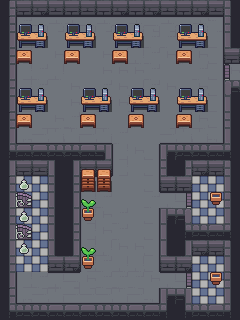

A 2D game scene composited from a Tiled map and its tileset images. What follows is a short description and the map's XML, with every tile layer's data as written:
An orthogonal 15x20 tile map with 16x16 px tiles, 3 tile layers (Below, World, Above) and 13 objects.

<map version="1.2" tiledversion="1.2.2" orientation="orthogonal" renderorder="right-down" width="15" height="20" tilewidth="16" tileheight="16" infinite="0" nextlayerid="9" nextobjectid="29">
 <tileset firstgid="1" source="Dungeon_Tileset.tsx" />
 <layer id="6" name="Below" width="15" height="20">
  <data encoding="csv">
0,0,0,0,0,0,0,0,0,0,0,0,0,0,0,
0,32,182,183,183,182,183,182,183,182,183,182,183,35,0,
0,62,7,64,64,64,64,63,7,7,7,63,7,65,0,
0,62,64,63,63,64,63,7,8,7,63,7,63,65,0,
0,62,7,8,64,64,63,63,63,7,64,64,7,65,0,
0,62,7,64,63,64,7,63,8,7,63,64,63,65,0,
0,62,64,64,63,64,7,63,7,63,64,64,64,65,0,
0,62,64,63,7,63,64,64,7,64,64,7,63,65,0,
0,92,93,94,94,93,94,7,64,64,93,94,94,95,0,
0,62,7,8,7,62,7,62,63,65,7,64,64,7,0,
0,62,7,7,63,62,7,62,64,65,63,7,7,63,0,
0,22,22,34,34,32,34,64,64,65,33,33,22,22,0,
0,22,22,64,64,62,7,64,64,7,33,34,22,22,0,
0,22,22,63,64,62,63,7,64,65,7,63,22,22,0,
0,22,22,64,64,62,63,7,64,65,7,63,63,65,0,
0,22,22,64,7,62,8,63,63,65,64,64,63,64,0,
0,22,22,7,7,62,7,8,8,65,63,64,22,22,0,
0,62,7,33,34,63,7,7,7,63,33,34,22,22,0,
0,92,93,94,93,93,93,94,93,95,64,7,22,22,0,
0,22,8,7,63,22,63,63,64,64,22,22,22,22,0
</data>
 </layer>
 <layer id="7" name="World" width="15" height="20">
  <data encoding="csv">
1,5,4,3,5,3,5,4,5,4,3,5,4,3,6,
1,0,0,0,0,0,0,0,0,0,0,0,0,0,6,
31,41,42,0,41,42,0,41,42,0,0,41,42,0,36,
61,105,0,0,105,0,0,105,0,0,0,105,0,0,2,
91,0,0,0,0,0,0,0,0,0,0,0,0,0,63,
61,0,0,0,0,0,0,0,0,0,0,0,0,0,155,
91,41,42,0,0,41,42,0,41,42,0,41,42,0,36,
1,105,0,0,0,105,0,0,105,0,0,105,0,0,66,
31,0,0,0,0,0,0,0,0,0,0,0,0,0,96,
121,122,122,123,124,125,154,0,0,0,151,123,124,125,126,
91,2,3,36,31,4,5,0,0,0,66,61,4,5,6,
1,278,0,66,61,161,161,0,0,0,5,5,0,0,36,
31,188,0,36,91,0,0,0,0,0,0,0,0,251,6,
61,278,0,66,31,252,0,0,0,0,151,156,0,0,36,
91,188,0,96,61,0,0,0,0,0,96,121,124,125,126,
31,278,0,96,91,0,0,0,0,0,96,31,4,5,6,
61,0,0,3,4,252,0,0,0,0,3,4,0,0,36,
91,0,0,0,0,0,0,0,0,0,0,0,0,251,6,
1,0,0,0,0,0,0,0,0,0,151,154,0,0,36,
121,123,124,122,122,122,123,124,125,122,126,121,124,125,126
</data>
 </layer>
 <layer id="8" name="Above" width="15" height="20">
  <data encoding="csv">
0,0,0,0,0,0,0,0,0,0,0,0,0,0,0,
0,11,12,0,11,12,0,11,12,0,0,11,12,0,0,
0,0,0,0,0,0,0,0,0,0,0,0,0,0,0,
0,0,0,0,0,0,0,0,0,0,0,0,0,0,0,
0,0,0,0,0,0,0,0,0,0,0,0,0,0,128,
0,11,12,0,0,11,12,0,11,12,0,11,12,0,0,
0,0,0,0,0,0,0,0,0,0,0,0,0,0,0,
0,0,0,0,0,0,0,0,0,0,0,0,0,0,0,
0,0,0,0,0,0,0,0,0,0,0,0,0,0,0,
0,0,0,0,0,0,0,0,0,0,0,0,0,0,0,
0,0,0,0,0,131,131,0,0,0,0,0,0,0,0,
0,0,0,0,0,0,0,0,0,0,0,0,0,0,0,
0,0,0,0,0,222,0,0,0,0,0,129,0,0,0,
0,0,0,0,0,0,0,0,0,0,0,0,0,0,0,
0,0,0,0,0,0,0,0,0,0,0,0,0,0,0,
0,0,0,0,0,222,0,0,0,0,0,0,0,0,0,
0,0,0,0,0,0,0,0,0,0,0,0,0,0,0,
0,0,0,0,0,0,0,0,0,0,0,129,0,0,0,
0,0,0,0,0,0,0,0,0,0,0,0,0,0,0,
0,0,0,0,0,0,0,0,0,0,0,0,0,0,0
</data>
 </layer>
 <objectgroup id="5" name="Objects">
  <object id="7" x="25" y="53.5">
   <properties>
    <property name="type" value="desk" />
   </properties>
   <point />
  </object>
  <object id="8" x="73" y="55">
   <properties>
    <property name="type" value="desk" />
   </properties>
   <point />
  </object>
  <object id="9" x="119" y="54.5">
   <properties>
    <property name="type" value="desk" />
   </properties>
   <point />
  </object>
  <object id="10" x="183.5" y="53.5">
   <properties>
    <property name="type" value="desk" />
   </properties>
   <point />
  </object>
  <object id="11" x="184" y="118.5">
   <properties>
    <property name="type" value="desk" />
   </properties>
   <point />
  </object>
  <object id="12" x="136" y="118.5">
   <properties>
    <property name="type" value="desk" />
   </properties>
   <point />
  </object>
  <object id="13" x="87.5" y="117.5">
   <properties>
    <property name="type" value="desk" />
   </properties>
   <point />
  </object>
  <object id="14" x="24.5" y="117.5">
   <properties>
    <property name="type" value="desk" />
   </properties>
   <point />
  </object>
  <object id="15" x="23.6685" y="249.361">
   <properties>
    <property name="type" value="pee" />
   </properties>
   <point />
  </object>
  <object id="25" x="216.163" y="278.017">
   <properties>
    <property name="type" value="poo" />
   </properties>
   <point />
  </object>
  <object id="26" x="23.2019" y="216.44">
   <properties>
    <property name="type" value="pee" />
   </properties>
   <point />
  </object>
  <object id="27" x="23.8648" y="184.62">
   <properties>
    <property name="type" value="pee" />
   </properties>
   <point />
  </object>
  <object id="28" x="216.109" y="197.879">
   <properties>
    <property name="type" value="poo" />
   </properties>
   <point />
  </object>
 </objectgroup>
</map>